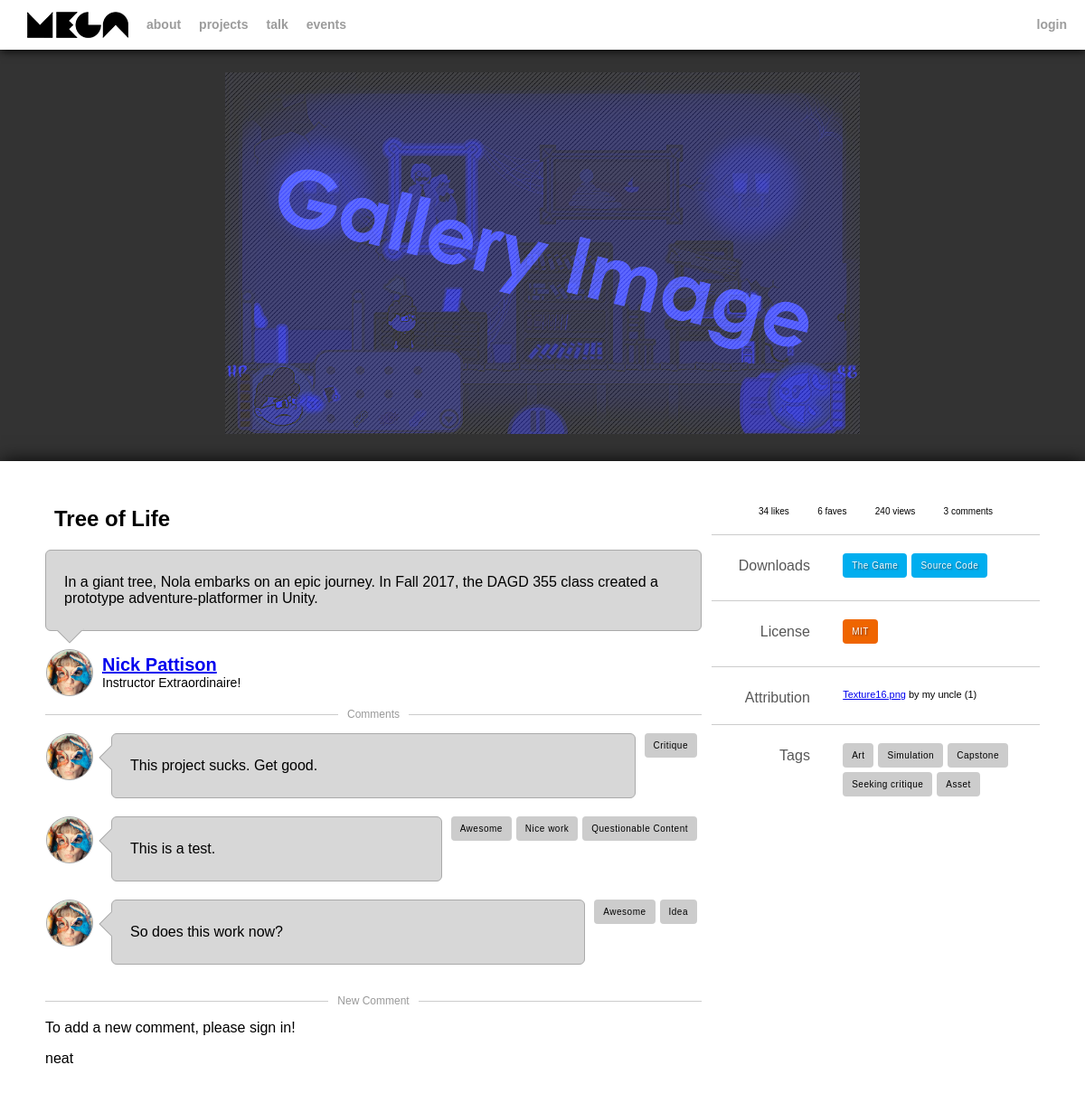
/project.php?id=1, run on an earlier commit of the app's database.
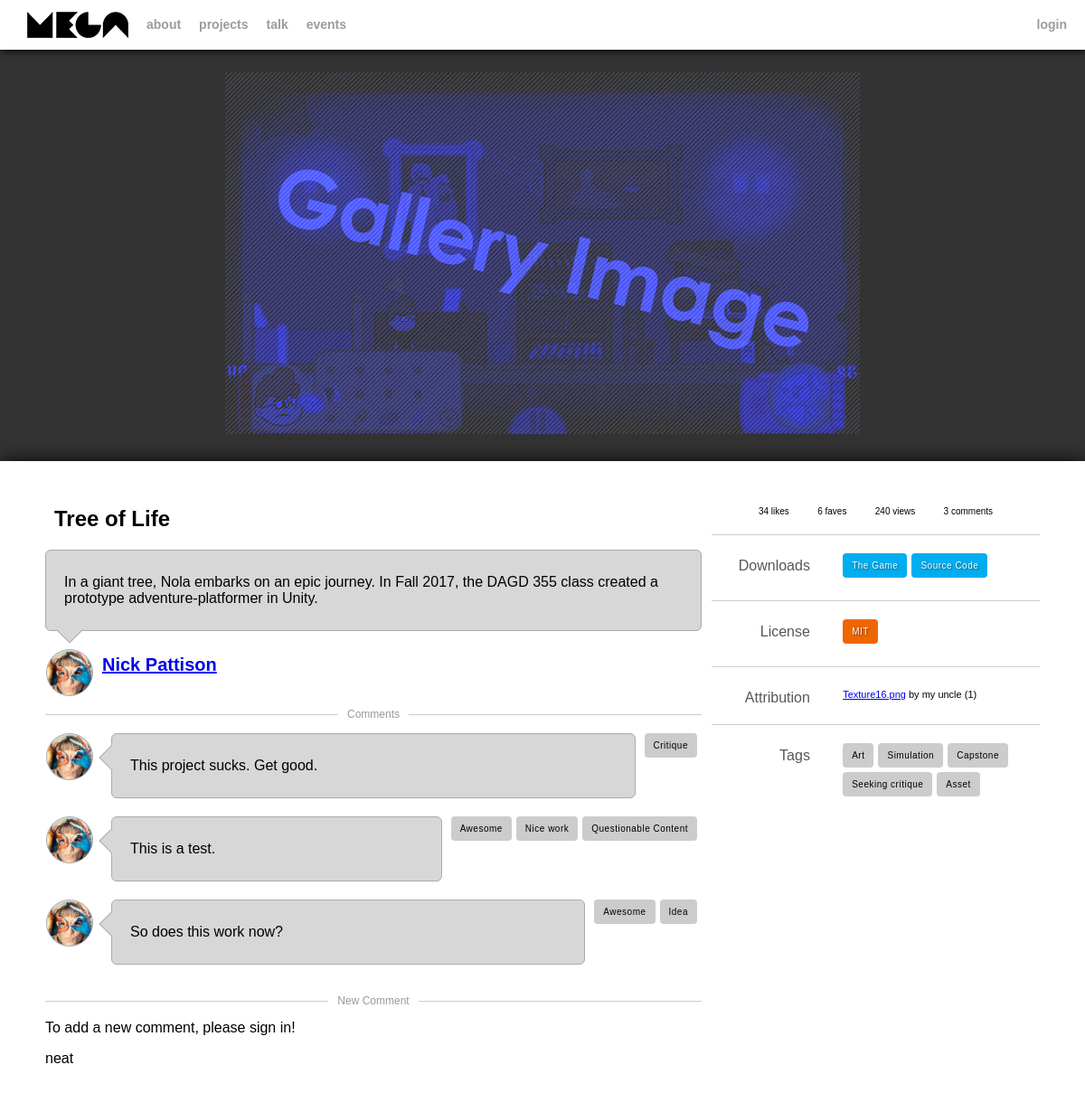
And on a later commit of the database.
### tables this page shows
CREATE TABLE `users` (
  `id` int(11) NOT NULL,
  `alias` varchar(32) NOT NULL,
  `title` varchar(64) NOT NULL,
  `first` varchar(32) NOT NULL,
  `last` varchar(32) NOT NULL,
  `email` varchar(32) NOT NULL,
  `hash` varchar(32) NOT NULL,
  `salt` int(11) NOT NULL,
  `date_signup` datetime NOT NULL DEFAULT CURRENT_TIMESTAMP,
  `is_approved` tinyint(1) NOT NULL DEFAULT '0' COMMENT 'Whether or not the user has been approved.',
  `is_admin` tinyint(1) NOT NULL DEFAULT '0' COMMENT 'Whether or not the user has admin rights.',
  `is_mod` tinyint(1) NOT NULL DEFAULT '0' COMMENT 'Whether or not the user has moderation rights.',
  `bio` text NOT NULL COMMENT 'Stores the user''s bio to be displayed on their profile page.',
  `resume` varchar(256) NOT NULL COMMENT 'Stores the URL to the user''s resume.',
  `avatar` varchar(256) NOT NULL COMMENT 'Stores the URL to the profile picture.'
);

### api/class.CoolDB.php (called while the page is built, shortened)
<?
class CoolDB {
    static $pdo;
    function connect(){
        if(empty(CoolDB::$pdo)) CoolDB::$pdo = new PDO(DB::HOST, DB::USER, DB::PASS);
        return CoolDB::$pdo ? true : false;
    }
    function query(string $query, array $params){
        $stmt = CoolDB::$pdo->prepare($query);
        $stmt->execute($params);
        $res = (array) $stmt->fetchAll(PDO::FETCH_ASSOC);
        return $res;
    }
}
?>

### api/functions.php (called while the page is built, shortened)
<?
function get(string $str){
    if(array_key_exists($str, $_GET)) return $_GET[$str];
    return '';
}
?>

### project.php (the view, shortened to what the changed rows need)
<?
include_once "api/functions.php";
include_once "includes/templates.php";
include_once "api/class.CoolDB.php";
$id = intval(get("id"));
$db = new CoolDB();
$sql = "SELECT projects.*, licenses.title AS 'license_title', licenses.copy AS 'license_copy', licenses.link AS 'license_link' FROM projects, licenses WHERE projects.id = ? AND licenses.id = projects.license_id;";
$rows = $db->query($sql, array($id));
$project = $rows[0];
$creator = $db->query("SELECT * FROM `users` WHERE `id`=?;", array($project['user_id']))[0];
?>
        <div class="content">
            <article>
                <h1><?=$project["title"]?></h1>
                <div class="creator">
                    <div class="avatar"><img src="imgs/placeholder-avatar1.jpg"></div>
                    <h2><a href='profile.php?id=<?=$creator['id']?>' ><?=$creator['first'].' '.$creator['last']?></a></h2>
                    <h3><?=$creator['title']?></h3>
                </div>
            </article>
        </div>

What changed in the data, as far as the page shows it:
changed users "Nick": title "Instructor Extraordinaire!" → (not shown)
